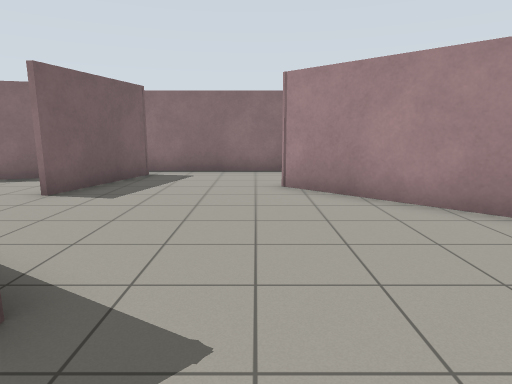
[1] (above)

24 first-person views from a walk through a world built for the Gazebo simulator. The camera is 1.2 m above the floor, tilts 10° down and sees 75° across. The floor is counted in squares, 1 m on a side. Each view is taken from the middle of a square. On the plan, view 1 faces up. The plan holds only what a view shows up to about 13 squares ahead; the rest is blank.

[2]
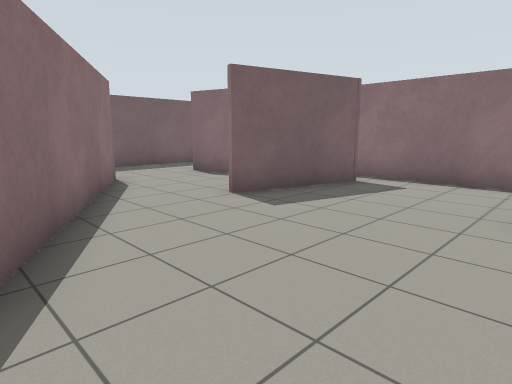

[3]
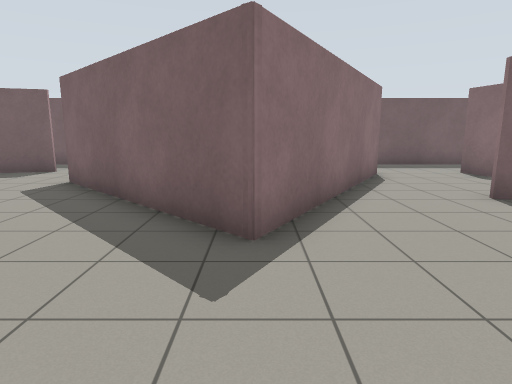

[4]
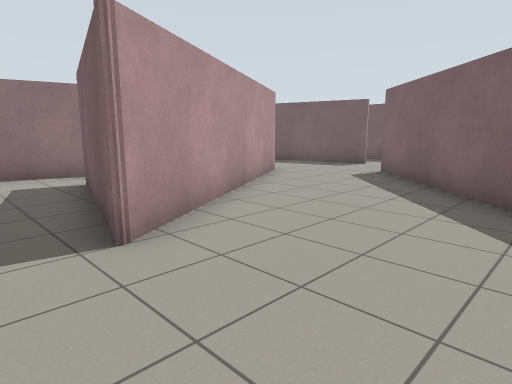

[5]
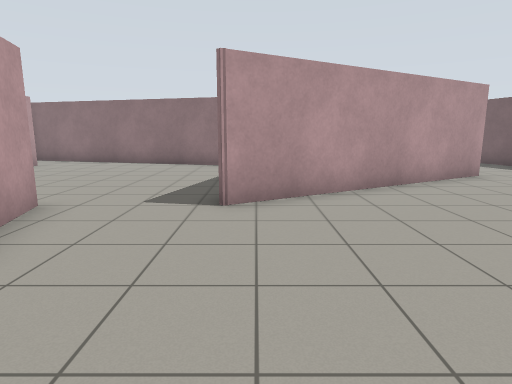

[6]
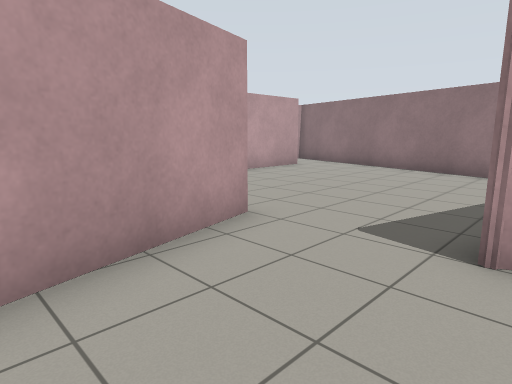

[7]
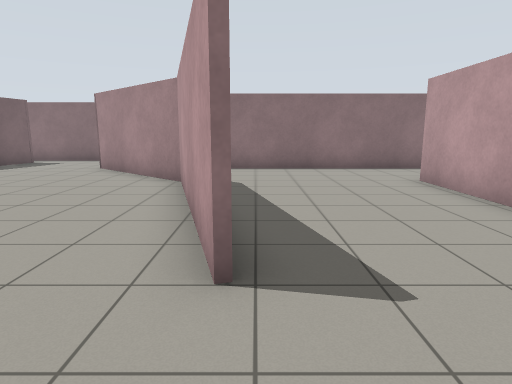

[8]
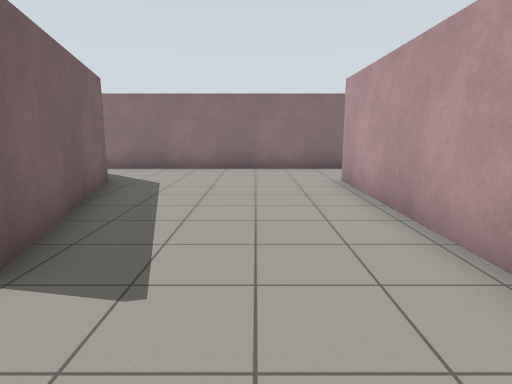

[9]
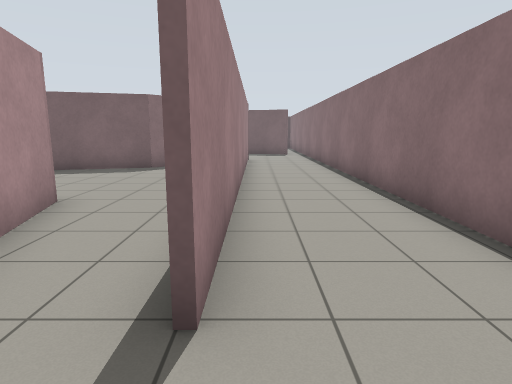

[10]
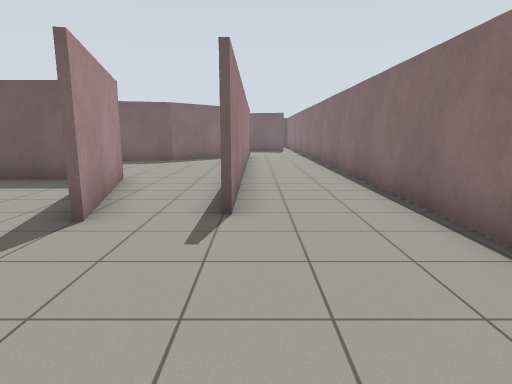

[11]
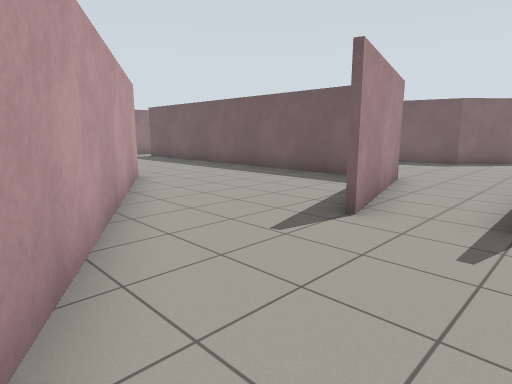

[12]
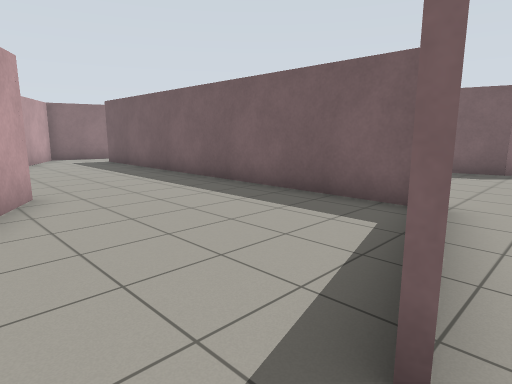

[13]
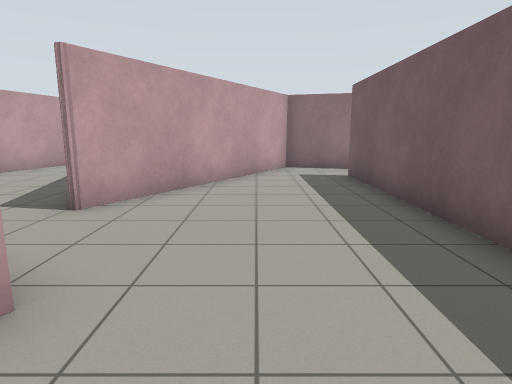

[14]
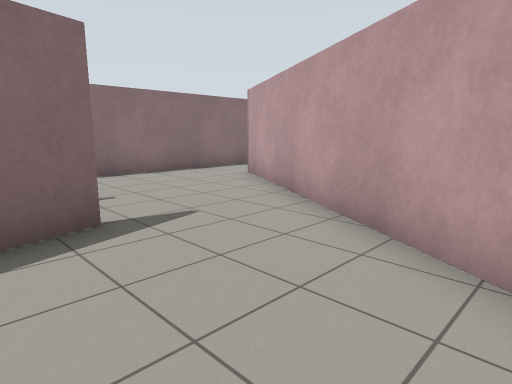

[15]
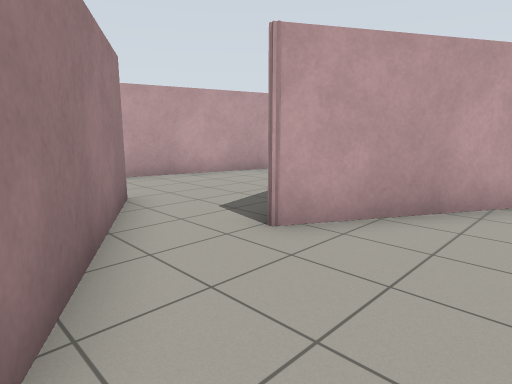

[16]
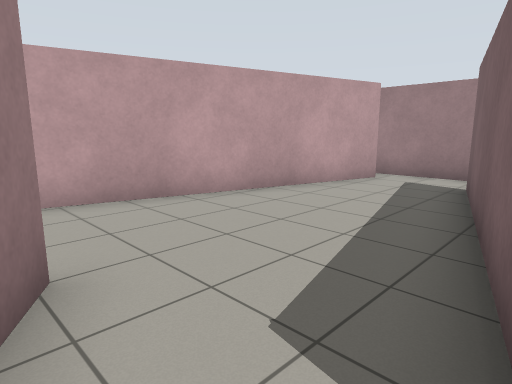

[17]
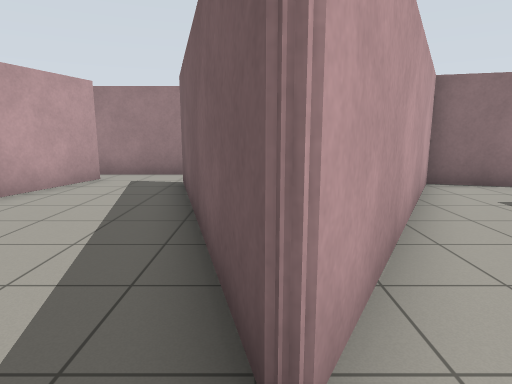

[18]
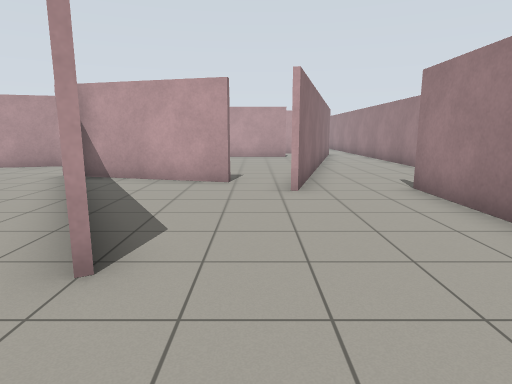

[19]
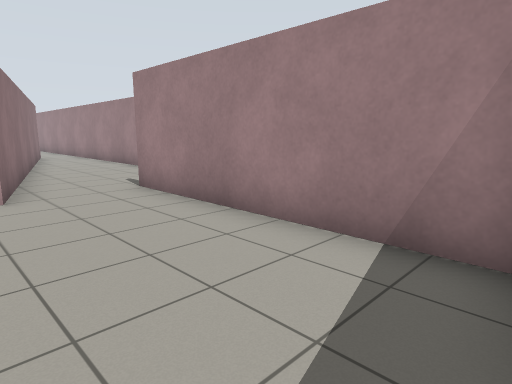

[20]
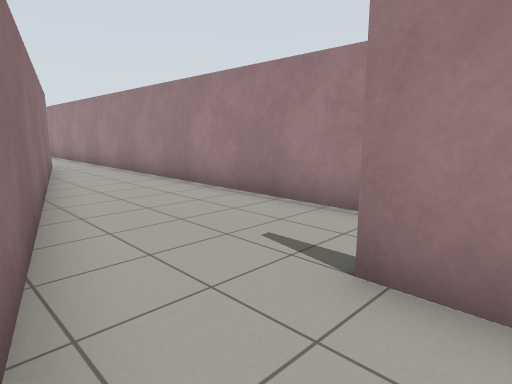

[21]
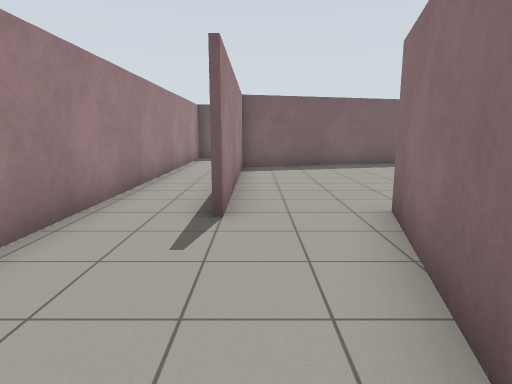

[22]
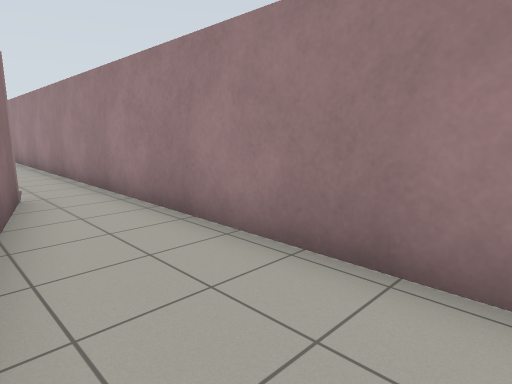

[23]
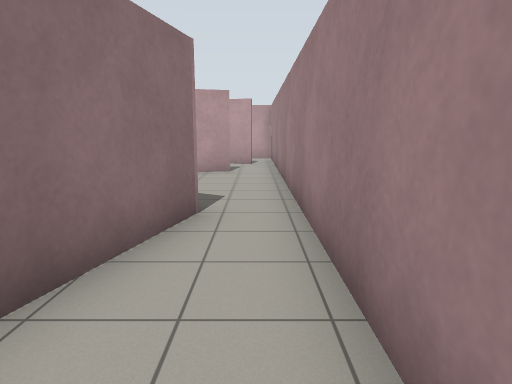

[24]
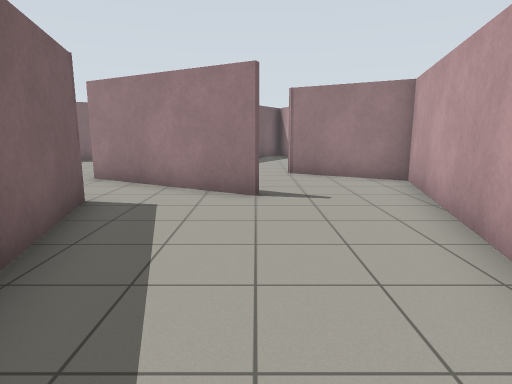

### Floor plan
Points are (right, up) in squares from view 1. A wall is a line through its corners. A room is listed if a view was taken in it or the views show most of it. See-through windows are left out.
Room 1 (views 1, 2, 3, 4, 5, 6, 9, 10, 11, 12)
walls: (3.2, 7.6) (14.1, 7.6); (0.9, 10.7) (-3.7, 10.7); (-3.1, 9.8) (-4.1, 6.3); (10.2, 4.5) (14.6, 5.7); (5.4, -0.3) (4.1, 4.3) (0.5, 7.6); (11.8, 7.5) (10.6, 7.5); (-5.8, 9) (-8.3, 8.3); (-8, 5.7) (-1.6, 2) (-3.5, 0.1); (-0.8, -3.4) (2.6, -1.4); (-10.9, 10) (-10.9, 6.6); (17.6, 3.9) (20.3, 8.6); (19.6, 10.7) (2.6, 10.7)
ways out: opening at (3.5, -1.5) to room 2; opening at (10, 6) to room 2; opening at (15.5, 4.5) to room 3; opening at (-2.5, -1.5) to room 4; opening at (19, 9.5); gap at (-3, 10)
Room 2 (views 7, 8)
walls: (5.7, -1.5) (5.4, -0.3); (10.2, -1.4) (10.2, 4.5); (2.6, -1.4) (1.3, -6.4); (10.2, -8.6) (10.2, -5.7); (2.4, -8.3) (10.2, -10.5); (2.7, 5.8) (4.3, 4.3) (5.8, -1.3); (10.6, 7.5) (2.9, 7.5)
ways out: opening at (3.5, -1.5) to room 1; opening at (10, 6) to room 1; opening at (10, -9) to room 3; opening at (2, -7) to room 4
Room 3 (views 13, 14, 15, 16, 17)
walls: (17.3, -2.6) (14.7, -1.1) (17.6, 3.9); (10.3, 4) (10.3, -8.6); (14.7, 5.5) (13.4, 5.1); (10.2, -10.5) (11.9, -10.9) (15.9, -4)
ways out: opening at (15.5, 4.5) to room 1; opening at (10, -9) to room 2; opening at (17, -4) to room 6
Room 4 (views 18, 19, 20)
walls: (-4.5, -5.5) (-0.8, -3.4); (0.7, -7.9) (2.4, -8.3); (1.2, -6.4) (2.3, -2.2); (-8.5, -4.3) (-6.8, -10.5) (-0.6, -10.5); (-3.5, 0.1) (-6.3, -2.7)
ways out: opening at (-2.5, -1.5) to room 1; opening at (2, -7) to room 2; opening at (0, -9.5) to room 5; opening at (-7, -3)
Room 5 (views 21, 22, 23)
walls: (-0.6, -10.5) (0.4, -10.5); (9.8, -10.5) (-0.2, -7.9); (-7.4, -12.7) (9.5, -12.7)
ways out: opening at (0, -9.5) to room 4; opening at (10, -12) to room 7; opening at (-7, -12)
Room 6 (view 24)
walls: (19, -3.6) (17.3, -2.6); (15.9, -4) (17.8, -11.1); (20.1, -11.9) (22.9, -1.5) (19.9, 0.2); (17.4, -12.7) (20.9, -12.7)
ways out: opening at (17, -4) to room 3; opening at (17, -12) to room 7; opening at (18.5, 1)
Room 7 (no view inside)
walls: (12, -11.1) (9.8, -10.5); (17.7, -11.3) (17.4, -10.2); (9.5, -12.7) (17.4, -12.7)
ways out: opening at (10, -12) to room 5; opening at (17, -12) to room 6

Positions as (right, up) in squares from view 1, and headings:
1: (0, 0), facing up
2: (1, 2), facing up-left
3: (2, 2), facing left
4: (4, 2), facing down-left
5: (2, 4), facing down
6: (2, 2), facing down-right
7: (6, -4), facing up
8: (8, -4), facing up
9: (16, 8), facing left
10: (19, 8), facing left
11: (19, 8), facing down-left
12: (16, 6), facing down-left
13: (13, 1), facing down
14: (13, 1), facing up-right
15: (13, -1), facing down-right
16: (16, -3), facing down-right
17: (16, -3), facing down
18: (-7, -7), facing right
19: (-7, -7), facing down-right
20: (-1, -8), facing down-right
21: (5, -10), facing left
22: (5, -10), facing down-right
23: (7, -12), facing right
24: (19, -10), facing up
